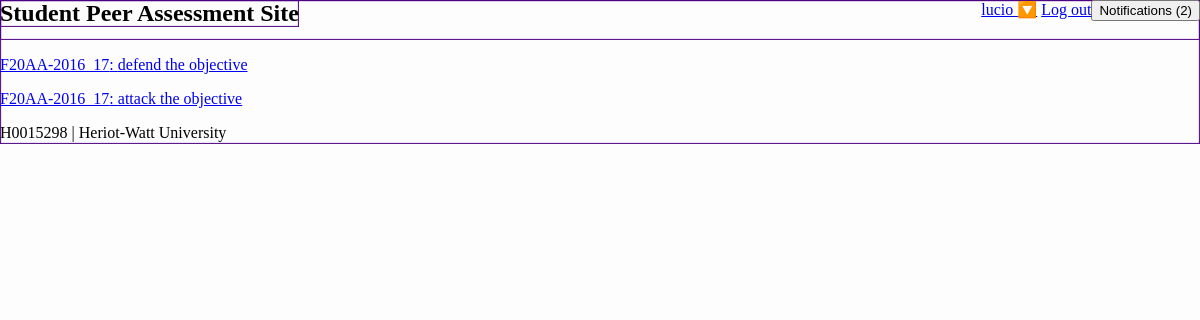
The page /student/cw/ (signed in) on the database as committed earlier.
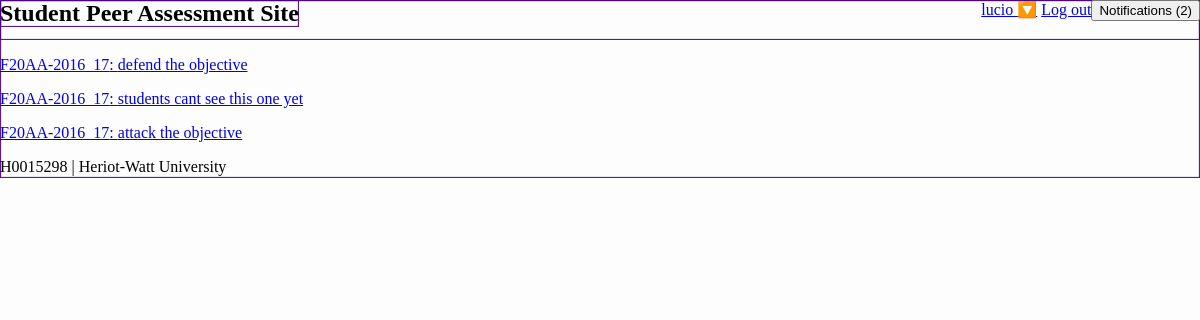
The same page on the database as committed later.
### student/models.py (models this page shows)
class Course(m.Model):
    name = m.CharField(max_length=128)
    code = m.SlugField(max_length=32, unique=True)

class Coursework(m.Model):
    name = m.CharField(max_length=128)
    descriptor = m.URLField()
    course = m.ForeignKey(Course, m.CASCADE)
    state = m.CharField(max_length=1,
                        choices=CourseworkState.POSSIBLE_STATES,
                        default=CourseworkState.INVISIBLE)
    def is_visible(self):
        return self.state != CourseworkState.INVISIBLE

### student/views.py (the view)
# urls.py: url('cw/(?P<singlecw>[0-9a-zA-Z\-_]*)', views.detail_coursework, name='cw'),
@login_required()
def detail_coursework(request, singlecw=None):
    if singlecw is None or singlecw == "":
        available = retrieve_coursework(request)
        return render(request, 'student/choose_coursework.html', {'courseworks': available})
    return single_coursework(request, singlecw)

### student/permission.py (called while the page is built)
def can_view_coursework(user, coursework):
    is_enrolled = m.EnrolledUser.objects.filter(login=user).filter(course=coursework.course)
    if is_enrolled.count() != 1:
        return False
    return coursework.is_visible()

### student/views.py (called while the page is built)
def retrieve_coursework(request):
    logged_in_user = request.user
    enrolled_courses = m.EnrolledUser.objects.filter(login=logged_in_user).values('course')
    courses_for_user = m.Course.objects.filter(id__in=enrolled_courses)
    all_courseworks_for_user = m.Coursework.objects.filter(course__in=courses_for_user)
    visible_courseworks = []
    for item in all_courseworks_for_user:
        if p.can_view_coursework(logged_in_user, item):
            visible_courseworks.append((item.id, item.state, item.course.code, item.name))
    return visible_courseworks

### templates/student/choose_coursework.html (shortened to what this page needs)
{% extends "student/base.html" %}
{% block content %}
    {% if courseworks %}
        {% for id, state, course, title in courseworks %}
            <p><a href="/student/cw/{{ id }}" class="coursework coursework_{{ state }}"
            >{{ course }}:
                {{ title }}</a></p>
        {% endfor %}
    {% else %}
        <div>No courseworks available right now</div>
    {% endif %}
{% endblock %}

Rows that differ between the two databases and show on the page:
now on this page (row edited): Coursework: courseworks "students cant see this one yet"
Other text that changed with them:
new list line: "F20AA-2016_17"
